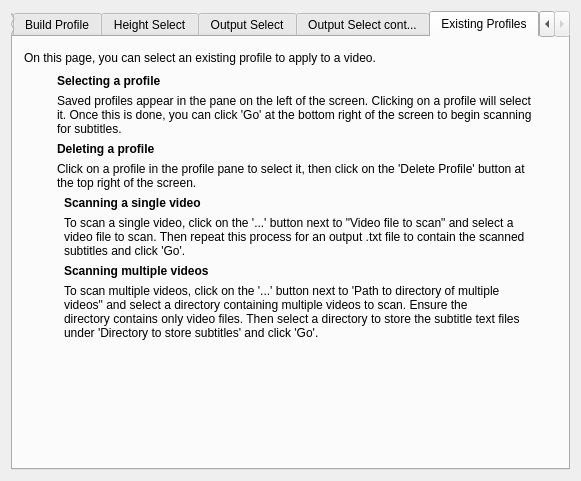
<?xml version="1.0" encoding="UTF-8"?>
<ui version="4.0">
 <class>Help</class>
 <widget class="QWidget" name="Help">
  <property name="geometry">
   <rect>
    <x>0</x>
    <y>0</y>
    <width>581</width>
    <height>481</height>
   </rect>
  </property>
  <property name="windowTitle">
   <string>Help</string>
  </property>
  <layout class="QGridLayout" name="gridLayout_3">
   <item row="0" column="0">
    <widget class="QTabWidget" name="helpMenu">
     <property name="minimumSize">
      <size>
       <width>491</width>
       <height>361</height>
      </size>
     </property>
     <property name="currentIndex">
      <number>5</number>
     </property>
     <widget class="QWidget" name="mainTab">
      <attribute name="title">
       <string>Contents</string>
      </attribute>
      <layout class="QGridLayout" name="gridLayout">
       <item row="0" column="1">
        <layout class="QVBoxLayout" name="verticalLayout_2">
         <item>
          <layout class="QHBoxLayout" name="horizontalLayout">
           <item>
            <widget class="QLabel" name="explainLabel">
             <property name="text">
              <string>Navigate between the tabs for help on using the different
features in Subscraper!</string>
             </property>
             <property name="textFormat">
              <enum>Qt::PlainText</enum>
             </property>
            </widget>
           </item>
           <item>
            <spacer name="horizontalSpacer">
             <property name="orientation">
              <enum>Qt::Horizontal</enum>
             </property>
             <property name="sizeHint" stdset="0">
              <size>
               <width>40</width>
               <height>20</height>
              </size>
             </property>
            </spacer>
           </item>
          </layout>
         </item>
         <item>
          <spacer name="verticalSpacer_4">
           <property name="orientation">
            <enum>Qt::Vertical</enum>
           </property>
           <property name="sizeHint" stdset="0">
            <size>
             <width>20</width>
             <height>0</height>
            </size>
           </property>
          </spacer>
         </item>
         <item>
          <layout class="QHBoxLayout" name="horizontalLayout_2">
           <item>
            <spacer name="horizontalSpacer_2">
             <property name="orientation">
              <enum>Qt::Horizontal</enum>
             </property>
             <property name="sizeHint" stdset="0">
              <size>
               <width>58</width>
               <height>20</height>
              </size>
             </property>
            </spacer>
           </item>
           <item>
            <layout class="QVBoxLayout" name="verticalLayout">
             <item>
              <widget class="QLabel" name="buildProfileHeader">
               <property name="font">
                <font>
                 <weight>75</weight>
                 <bold>true</bold>
                </font>
               </property>
               <property name="text">
                <string>Build Profile</string>
               </property>
              </widget>
             </item>
             <item>
              <widget class="QLabel" name="buildProfileLabel">
               <property name="text">
                <string>How to begin building a profile, adding and previewing videos,
supported video formats and cropping an image.</string>
               </property>
              </widget>
             </item>
             <item>
              <spacer name="verticalSpacer_3">
               <property name="orientation">
                <enum>Qt::Vertical</enum>
               </property>
               <property name="sizeHint" stdset="0">
                <size>
                 <width>20</width>
                 <height>18</height>
                </size>
               </property>
              </spacer>
             </item>
             <item>
              <widget class="QLabel" name="heightSelectHeader">
               <property name="font">
                <font>
                 <weight>75</weight>
                 <bold>true</bold>
                </font>
               </property>
               <property name="text">
                <string>Height Select</string>
               </property>
              </widget>
             </item>
             <item>
              <widget class="QLabel" name="heightSelectLabel">
               <property name="text">
                <string>How to detect the heights for single and double line
subtitle boxes.</string>
               </property>
              </widget>
             </item>
             <item>
              <spacer name="verticalSpacer_2">
               <property name="orientation">
                <enum>Qt::Vertical</enum>
               </property>
               <property name="sizeHint" stdset="0">
                <size>
                 <width>20</width>
                 <height>18</height>
                </size>
               </property>
              </spacer>
             </item>
             <item>
              <widget class="QLabel" name="outputSelectHeader">
               <property name="font">
                <font>
                 <weight>75</weight>
                 <bold>true</bold>
                </font>
               </property>
               <property name="text">
                <string>Output Select</string>
               </property>
              </widget>
             </item>
             <item>
              <widget class="QLabel" name="outputSelectLabel">
               <property name="text">
                <string>How to pick a file to output subtitles, save a profile
and advanced options.</string>
               </property>
              </widget>
             </item>
             <item>
              <spacer name="verticalSpacer">
               <property name="orientation">
                <enum>Qt::Vertical</enum>
               </property>
               <property name="sizeHint" stdset="0">
                <size>
                 <width>20</width>
                 <height>18</height>
                </size>
               </property>
              </spacer>
             </item>
             <item>
              <widget class="QLabel" name="existingProfilesHeader">
               <property name="font">
                <font>
                 <weight>75</weight>
                 <bold>true</bold>
                </font>
               </property>
               <property name="text">
                <string>Existing Profiles</string>
               </property>
              </widget>
             </item>
             <item>
              <widget class="QLabel" name="existingProfilesLabel">
               <property name="text">
                <string>How to use or delete existing profiles.</string>
               </property>
              </widget>
             </item>
            </layout>
           </item>
           <item>
            <spacer name="horizontalSpacer_3">
             <property name="orientation">
              <enum>Qt::Horizontal</enum>
             </property>
             <property name="sizeHint" stdset="0">
              <size>
               <width>78</width>
               <height>20</height>
              </size>
             </property>
            </spacer>
           </item>
          </layout>
         </item>
        </layout>
       </item>
       <item row="0" column="2">
        <spacer name="horizontalSpacer_9">
         <property name="orientation">
          <enum>Qt::Horizontal</enum>
         </property>
         <property name="sizeHint" stdset="0">
          <size>
           <width>63</width>
           <height>20</height>
          </size>
         </property>
        </spacer>
       </item>
       <item row="0" column="0">
        <spacer name="horizontalSpacer_8">
         <property name="orientation">
          <enum>Qt::Horizontal</enum>
         </property>
         <property name="sizeHint" stdset="0">
          <size>
           <width>13</width>
           <height>20</height>
          </size>
         </property>
        </spacer>
       </item>
       <item row="1" column="1">
        <spacer name="verticalSpacer_8">
         <property name="orientation">
          <enum>Qt::Vertical</enum>
         </property>
         <property name="sizeHint" stdset="0">
          <size>
           <width>20</width>
           <height>107</height>
          </size>
         </property>
        </spacer>
       </item>
      </layout>
     </widget>
     <widget class="QWidget" name="tab_3">
      <attribute name="title">
       <string>Build Profile</string>
      </attribute>
      <layout class="QGridLayout" name="gridLayout_4">
       <item row="0" column="0">
        <layout class="QGridLayout" name="gridLayout_2">
         <item row="0" column="0">
          <layout class="QVBoxLayout" name="verticalLayout_6">
           <item>
            <layout class="QVBoxLayout" name="verticalLayout_5">
             <item>
              <widget class="QLabel" name="label">
               <property name="text">
                <string>To find subtitles, Subscraper needs to know what area of the screen subtitles appear on. On 
this screen, you can select a video file, preview the file and select the area where subtitles 
appear to continue. If you know the area you wish to crop already (in pixels), you can input the
crop area manually. </string>
               </property>
              </widget>
             </item>
             <item>
              <layout class="QHBoxLayout" name="horizontalLayout_3">
               <item>
                <spacer name="horizontalSpacer_6">
                 <property name="orientation">
                  <enum>Qt::Horizontal</enum>
                 </property>
                 <property name="sizeHint" stdset="0">
                  <size>
                   <width>40</width>
                   <height>20</height>
                  </size>
                 </property>
                </spacer>
               </item>
               <item>
                <layout class="QVBoxLayout" name="verticalLayout_4">
                 <item>
                  <widget class="QLabel" name="label_2">
                   <property name="font">
                    <font>
                     <weight>75</weight>
                     <bold>true</bold>
                    </font>
                   </property>
                   <property name="text">
                    <string>Selecting a video</string>
                   </property>
                  </widget>
                 </item>
                 <item>
                  <widget class="QLabel" name="label_3">
                   <property name="text">
                    <string>Click the '...' button next to 'Video file to scan:' at the top of the screen, then use
the file explorer to navigate to a video and select it.

Subscraper supports .mp4 and .avi video formats.</string>
                   </property>
                  </widget>
                 </item>
                </layout>
               </item>
               <item>
                <spacer name="horizontalSpacer_4">
                 <property name="orientation">
                  <enum>Qt::Horizontal</enum>
                 </property>
                 <property name="sizeHint" stdset="0">
                  <size>
                   <width>28</width>
                   <height>20</height>
                  </size>
                 </property>
                </spacer>
               </item>
              </layout>
             </item>
             <item>
              <layout class="QHBoxLayout" name="horizontalLayout_4">
               <item>
                <spacer name="horizontalSpacer_7">
                 <property name="orientation">
                  <enum>Qt::Horizontal</enum>
                 </property>
                 <property name="sizeHint" stdset="0">
                  <size>
                   <width>40</width>
                   <height>20</height>
                  </size>
                 </property>
                </spacer>
               </item>
               <item>
                <layout class="QVBoxLayout" name="verticalLayout_3">
                 <item>
                  <widget class="QLabel" name="label_4">
                   <property name="font">
                    <font>
                     <weight>75</weight>
                     <bold>true</bold>
                    </font>
                   </property>
                   <property name="text">
                    <string>Cropping a subtitle zone</string>
                   </property>
                  </widget>
                 </item>
                 <item>
                  <widget class="QLabel" name="label_5">
                   <property name="text">
                    <string>After selecting a video, click the 'preview' at the top of the screen to preview 
the video in the viewing area. Use the '&lt;&lt;' and '&gt;&gt;' to navigate through
the video and click and drag on the screen to mark the subtitle zone. 

The marked area will stay on the screen until you click again, so you can navigate
through the video to ensure zone lines up with the subtitle boxes.</string>
                   </property>
                  </widget>
                 </item>
                 <item>
                  <widget class="QLabel" name="label_6">
                   <property name="text">
                    <string>Try to keep the marked area close to the edges of the subtitle boxes
but without cutting off the edges of the boxes.</string>
                   </property>
                  </widget>
                 </item>
                </layout>
               </item>
               <item>
                <spacer name="horizontalSpacer_5">
                 <property name="orientation">
                  <enum>Qt::Horizontal</enum>
                 </property>
                 <property name="sizeHint" stdset="0">
                  <size>
                   <width>28</width>
                   <height>20</height>
                  </size>
                 </property>
                </spacer>
               </item>
              </layout>
             </item>
            </layout>
           </item>
           <item>
            <spacer name="verticalSpacer_6">
             <property name="orientation">
              <enum>Qt::Vertical</enum>
             </property>
             <property name="sizeHint" stdset="0">
              <size>
               <width>20</width>
               <height>128</height>
              </size>
             </property>
            </spacer>
           </item>
          </layout>
         </item>
         <item row="0" column="1">
          <spacer name="horizontalSpacer_10">
           <property name="orientation">
            <enum>Qt::Horizontal</enum>
           </property>
           <property name="sizeHint" stdset="0">
            <size>
             <width>58</width>
             <height>20</height>
            </size>
           </property>
          </spacer>
         </item>
        </layout>
       </item>
      </layout>
     </widget>
     <widget class="QWidget" name="tab_2">
      <attribute name="title">
       <string>Height Select</string>
      </attribute>
      <layout class="QGridLayout" name="gridLayout_5">
       <item row="0" column="0">
        <layout class="QVBoxLayout" name="verticalLayout_9">
         <item>
          <layout class="QVBoxLayout" name="verticalLayout_8">
           <item>
            <widget class="QLabel" name="label_7">
             <property name="text">
              <string>Subscraper requires the height of single line and double line subtitle boxes in order to detect them.
On this screen, you can navigate through the video to find subtitle boxes, using the 
'Get height' buttons to get their heights, or, if you already know the height of the boxes, enter their
heights manually (in pixels).</string>
             </property>
            </widget>
           </item>
           <item>
            <layout class="QHBoxLayout" name="horizontalLayout_5">
             <item>
              <spacer name="horizontalSpacer_11">
               <property name="orientation">
                <enum>Qt::Horizontal</enum>
               </property>
               <property name="sizeHint" stdset="0">
                <size>
                 <width>48</width>
                 <height>20</height>
                </size>
               </property>
              </spacer>
             </item>
             <item>
              <layout class="QVBoxLayout" name="verticalLayout_7">
               <item>
                <widget class="QLabel" name="label_8">
                 <property name="font">
                  <font>
                   <weight>75</weight>
                   <bold>true</bold>
                  </font>
                 </property>
                 <property name="text">
                  <string>Getting heights</string>
                 </property>
                </widget>
               </item>
               <item>
                <widget class="QLabel" name="label_9">
                 <property name="text">
                  <string>Use '&lt;&lt;' and '&gt;&gt;' to navigate through the video until you find a single or double-line 
subtitle box, then clicked the corresponding 'Get height' button to get its height in pixels.
White lines will appear on the screen to mark the top and bottom of the box. If these are 
misaligned, use '&lt;&lt;' and '&gt;&gt;' to find a different frame and try again.

If you cannot get the lines to align, then try clicking 'Back' and recropping the subtitle 
area, ensuring that the cropped area is close to the edges of the subtitle boxes, but 
without covering them.</string>
                 </property>
                </widget>
               </item>
              </layout>
             </item>
             <item>
              <spacer name="horizontalSpacer_12">
               <property name="orientation">
                <enum>Qt::Horizontal</enum>
               </property>
               <property name="sizeHint" stdset="0">
                <size>
                 <width>48</width>
                 <height>20</height>
                </size>
               </property>
              </spacer>
             </item>
            </layout>
           </item>
          </layout>
         </item>
         <item>
          <spacer name="verticalSpacer_9">
           <property name="orientation">
            <enum>Qt::Vertical</enum>
           </property>
           <property name="sizeHint" stdset="0">
            <size>
             <width>20</width>
             <height>218</height>
            </size>
           </property>
          </spacer>
         </item>
        </layout>
       </item>
      </layout>
     </widget>
     <widget class="QWidget" name="tab">
      <attribute name="title">
       <string>Output Select</string>
      </attribute>
      <layout class="QGridLayout" name="gridLayout_6">
       <item row="0" column="0">
        <layout class="QVBoxLayout" name="verticalLayout_13">
         <item>
          <widget class="QLabel" name="label_10">
           <property name="text">
            <string>Subscraper requires a file to output subtitles to. You can select one by clicking the '...' button and using the
Windows file explorer. Output files must be .txt type files. You can also save the profile you have built 
and amend advanced options on this screen.</string>
           </property>
          </widget>
         </item>
         <item>
          <layout class="QHBoxLayout" name="horizontalLayout_8">
           <item>
            <spacer name="horizontalSpacer_15">
             <property name="orientation">
              <enum>Qt::Horizontal</enum>
             </property>
             <property name="sizeHint" stdset="0">
              <size>
               <width>68</width>
               <height>20</height>
              </size>
             </property>
            </spacer>
           </item>
           <item>
            <layout class="QVBoxLayout" name="verticalLayout_12">
             <item>
              <widget class="QLabel" name="label_11">
               <property name="font">
                <font>
                 <weight>75</weight>
                 <bold>true</bold>
                </font>
               </property>
               <property name="text">
                <string>Select output file</string>
               </property>
              </widget>
             </item>
             <item>
              <widget class="QLabel" name="label_12">
               <property name="text">
                <string>Click on '...' at the top of the screen, next to 'Select output file for subtitles(.txt)'.
Select a .txt file to output the subtitles to. You can use the file explorer to create a new 
file if you do not already have one.</string>
               </property>
              </widget>
             </item>
            </layout>
           </item>
           <item>
            <spacer name="horizontalSpacer_16">
             <property name="orientation">
              <enum>Qt::Horizontal</enum>
             </property>
             <property name="sizeHint" stdset="0">
              <size>
               <width>38</width>
               <height>20</height>
              </size>
             </property>
            </spacer>
           </item>
          </layout>
         </item>
        </layout>
       </item>
       <item row="1" column="0">
        <layout class="QHBoxLayout" name="horizontalLayout_7">
         <item>
          <spacer name="horizontalSpacer_14">
           <property name="orientation">
            <enum>Qt::Horizontal</enum>
           </property>
           <property name="sizeHint" stdset="0">
            <size>
             <width>68</width>
             <height>20</height>
            </size>
           </property>
          </spacer>
         </item>
         <item>
          <layout class="QVBoxLayout" name="verticalLayout_11">
           <item>
            <widget class="QLabel" name="label_13">
             <property name="font">
              <font>
               <weight>75</weight>
               <bold>true</bold>
              </font>
             </property>
             <property name="text">
              <string>Save Profile</string>
             </property>
            </widget>
           </item>
           <item>
            <widget class="QLabel" name="label_14">
             <property name="text">
              <string>To save your profile (cropped area, subtitle heights and advanced options), enter a
name for your profile in the 'Profile name' field at the top right of the screen and
click 'Save Profile'.</string>
             </property>
            </widget>
           </item>
          </layout>
         </item>
         <item>
          <spacer name="horizontalSpacer_17">
           <property name="orientation">
            <enum>Qt::Horizontal</enum>
           </property>
           <property name="sizeHint" stdset="0">
            <size>
             <width>48</width>
             <height>20</height>
            </size>
           </property>
          </spacer>
         </item>
        </layout>
       </item>
       <item row="2" column="0">
        <layout class="QVBoxLayout" name="verticalLayout_14">
         <item>
          <layout class="QHBoxLayout" name="horizontalLayout_6">
           <item>
            <spacer name="horizontalSpacer_13">
             <property name="orientation">
              <enum>Qt::Horizontal</enum>
             </property>
             <property name="sizeHint" stdset="0">
              <size>
               <width>68</width>
               <height>20</height>
              </size>
             </property>
            </spacer>
           </item>
           <item>
            <layout class="QVBoxLayout" name="verticalLayout_10">
             <item>
              <widget class="QLabel" name="label_15">
               <property name="font">
                <font>
                 <weight>75</weight>
                 <bold>true</bold>
                </font>
               </property>
               <property name="text">
                <string>Advanced options</string>
               </property>
              </widget>
             </item>
             <item>
              <widget class="QLabel" name="label_16">
               <property name="text">
                <string>Box length filter:  Subscraper identifies straight lines on frames to find subtitle boxes.
Lines longer than the value in this field (in pixels) will be ignored by the system. This 
can be useful if the subtitle zone has a news ticker or other boxes that you wish to 
exclude. Set to zero to deactivate the filter.</string>
               </property>
              </widget>
             </item>
             <item>
              <widget class="QLabel" name="label_17">
               <property name="text">
                <string>Left Sliding Window Size:  Subscraper uses a sliding window and a whitespace average
check on a binarised image of each subtitle box in an attempt to trim extra pixels 
off the left side of the image. This value represents the width of the sliding window 
in pixels. Set to zero if the left side of the cropped area is flush with the subtitle box.</string>
               </property>
              </widget>
             </item>
            </layout>
           </item>
           <item>
            <spacer name="horizontalSpacer_18">
             <property name="orientation">
              <enum>Qt::Horizontal</enum>
             </property>
             <property name="sizeHint" stdset="0">
              <size>
               <width>48</width>
               <height>20</height>
              </size>
             </property>
            </spacer>
           </item>
          </layout>
         </item>
         <item>
          <spacer name="verticalSpacer_10">
           <property name="orientation">
            <enum>Qt::Vertical</enum>
           </property>
           <property name="sizeHint" stdset="0">
            <size>
             <width>20</width>
             <height>88</height>
            </size>
           </property>
          </spacer>
         </item>
        </layout>
       </item>
      </layout>
     </widget>
     <widget class="QWidget" name="tab_4">
      <attribute name="title">
       <string>Output Select cont...</string>
      </attribute>
      <layout class="QGridLayout" name="gridLayout_7">
       <item row="0" column="0">
        <layout class="QHBoxLayout" name="horizontalLayout_11">
         <item>
          <spacer name="horizontalSpacer_21">
           <property name="orientation">
            <enum>Qt::Horizontal</enum>
           </property>
           <property name="sizeHint" stdset="0">
            <size>
             <width>17</width>
             <height>20</height>
            </size>
           </property>
          </spacer>
         </item>
         <item>
          <layout class="QHBoxLayout" name="horizontalLayout_10">
           <item>
            <layout class="QVBoxLayout" name="verticalLayout_16">
             <item>
              <layout class="QHBoxLayout" name="horizontalLayout_9">
               <item>
                <widget class="QLabel" name="label_18">
                 <property name="font">
                  <font>
                   <weight>75</weight>
                   <bold>true</bold>
                  </font>
                 </property>
                 <property name="text">
                  <string>Advanced options cont...</string>
                 </property>
                </widget>
               </item>
               <item>
                <spacer name="horizontalSpacer_19">
                 <property name="orientation">
                  <enum>Qt::Horizontal</enum>
                 </property>
                 <property name="sizeHint" stdset="0">
                  <size>
                   <width>358</width>
                   <height>20</height>
                  </size>
                 </property>
                </spacer>
               </item>
              </layout>
             </item>
             <item>
              <layout class="QVBoxLayout" name="verticalLayout_15">
               <item>
                <widget class="QLabel" name="label_19">
                 <property name="text">
                  <string>Right sliding window size:  this functions the same as the left sliding window, but for the right
side of the subtitle box. Set to zero if the cropped area is flush with the right side of the 
subtitle boxes.</string>
                 </property>
                </widget>
               </item>
               <item>
                <widget class="QLabel" name="label_20">
                 <property name="text">
                  <string>Word confidence threshold:  sets the confidence threshold (out of 100) for words output by
the OCR engine. </string>
                 </property>
                </widget>
               </item>
               <item>
                <widget class="QLabel" name="label_21">
                 <property name="text">
                  <string>Line confidence threshold:  sets the confidence threshold (out of 100) for lines output by
the OCR engine. The line confidence is the average confidence of all of the words in a line.</string>
                 </property>
                </widget>
               </item>
               <item>
                <widget class="QLabel" name="label_22">
                 <property name="text">
                  <string>Mark duplicates:  sets the threshold for marking duplicates in the text. The value is the number 
of letters that need to match across the end of one subtitle and the beginning of another to be 
marked.</string>
                 </property>
                </widget>
               </item>
               <item>
                <widget class="QLabel" name="label_23">
                 <property name="text">
                  <string>Output comparison threshold:  subscraper compares consecutive outputs against one another
and filters ones that are too similar, to prevent identical subtitle boxes from different frames
 of the video being output multiple times. This sets the threshold for filtering similar outputs. 
The value is 0.00 to 1.00, with 1.00 being identical and 0.00 being totally dissimilar.</string>
                 </property>
                </widget>
               </item>
              </layout>
             </item>
             <item>
              <spacer name="verticalSpacer_11">
               <property name="orientation">
                <enum>Qt::Vertical</enum>
               </property>
               <property name="sizeHint" stdset="0">
                <size>
                 <width>20</width>
                 <height>138</height>
                </size>
               </property>
              </spacer>
             </item>
            </layout>
           </item>
           <item>
            <spacer name="horizontalSpacer_20">
             <property name="orientation">
              <enum>Qt::Horizontal</enum>
             </property>
             <property name="sizeHint" stdset="0">
              <size>
               <width>18</width>
               <height>20</height>
              </size>
             </property>
            </spacer>
           </item>
          </layout>
         </item>
        </layout>
       </item>
      </layout>
     </widget>
     <widget class="QWidget" name="tab_5">
      <attribute name="title">
       <string>Existing Profiles</string>
      </attribute>
      <layout class="QGridLayout" name="gridLayout_8">
       <item row="0" column="0">
        <layout class="QVBoxLayout" name="verticalLayout_18">
         <item>
          <layout class="QHBoxLayout" name="horizontalLayout_23">
           <item>
            <widget class="QLabel" name="label_24">
             <property name="text">
              <string>On this page, you can select an existing profile to apply to a video.</string>
             </property>
            </widget>
           </item>
           <item>
            <spacer name="horizontalSpacer_45">
             <property name="orientation">
              <enum>Qt::Horizontal</enum>
             </property>
             <property name="sizeHint" stdset="0">
              <size>
               <width>198</width>
               <height>20</height>
              </size>
             </property>
            </spacer>
           </item>
          </layout>
         </item>
         <item>
          <layout class="QHBoxLayout" name="horizontalLayout_24">
           <item>
            <spacer name="horizontalSpacer_43">
             <property name="orientation">
              <enum>Qt::Horizontal</enum>
             </property>
             <property name="sizeHint" stdset="0">
              <size>
               <width>48</width>
               <height>20</height>
              </size>
             </property>
            </spacer>
           </item>
           <item>
            <layout class="QVBoxLayout" name="verticalLayout_33">
             <item>
              <widget class="QLabel" name="label_25">
               <property name="font">
                <font>
                 <weight>75</weight>
                 <bold>true</bold>
                </font>
               </property>
               <property name="text">
                <string>Selecting a profile</string>
               </property>
              </widget>
             </item>
             <item>
              <widget class="QLabel" name="label_26">
               <property name="text">
                <string>Saved profiles appear in the pane on the left of the screen. Clicking on a profile will select
it. Once this is done, you can click 'Go' at the bottom right of the screen to begin scanning 
for subtitles.</string>
               </property>
              </widget>
             </item>
             <item>
              <widget class="QLabel" name="label_27">
               <property name="font">
                <font>
                 <weight>75</weight>
                 <bold>true</bold>
                </font>
               </property>
               <property name="text">
                <string>Deleting a profile</string>
               </property>
              </widget>
             </item>
             <item>
              <widget class="QLabel" name="label_28">
               <property name="text">
                <string>Click on a profile in the profile pane to select it, then click on the 'Delete Profile' button at 
the top right of the screen.</string>
               </property>
              </widget>
             </item>
            </layout>
           </item>
           <item>
            <spacer name="horizontalSpacer_44">
             <property name="orientation">
              <enum>Qt::Horizontal</enum>
             </property>
             <property name="sizeHint" stdset="0">
              <size>
               <width>40</width>
               <height>20</height>
              </size>
             </property>
            </spacer>
           </item>
          </layout>
         </item>
         <item>
          <layout class="QHBoxLayout" name="horizontalLayout_12">
           <item>
            <spacer name="horizontalSpacer_46">
             <property name="orientation">
              <enum>Qt::Horizontal</enum>
             </property>
             <property name="sizeHint" stdset="0">
              <size>
               <width>48</width>
               <height>20</height>
              </size>
             </property>
            </spacer>
           </item>
           <item>
            <layout class="QVBoxLayout" name="verticalLayout_17">
             <item>
              <widget class="QLabel" name="label_29">
               <property name="font">
                <font>
                 <weight>75</weight>
                 <bold>true</bold>
                </font>
               </property>
               <property name="text">
                <string>Scanning a single video</string>
               </property>
              </widget>
             </item>
             <item>
              <widget class="QLabel" name="label_30">
               <property name="text">
                <string>To scan a single video, click on the '...' button next to &quot;Video file to scan&quot; and select a 
video file to scan. Then repeat this process for an output .txt file to contain the scanned 
subtitles and click 'Go'.</string>
               </property>
              </widget>
             </item>
             <item>
              <widget class="QLabel" name="label_32">
               <property name="font">
                <font>
                 <weight>75</weight>
                 <bold>true</bold>
                </font>
               </property>
               <property name="text">
                <string>Scanning multiple videos</string>
               </property>
              </widget>
             </item>
             <item>
              <widget class="QLabel" name="label_31">
               <property name="text">
                <string>To scan multiple videos, click on the '...' button next to 'Path to directory of multiple 
videos&quot; and select a directory containing multiple videos to scan. Ensure the
directory contains only video files. Then select a directory to store the subtitle text files
under 'Directory to store subtitles' and click 'Go'.</string>
               </property>
              </widget>
             </item>
            </layout>
           </item>
           <item>
            <spacer name="horizontalSpacer_47">
             <property name="orientation">
              <enum>Qt::Horizontal</enum>
             </property>
             <property name="sizeHint" stdset="0">
              <size>
               <width>40</width>
               <height>20</height>
              </size>
             </property>
            </spacer>
           </item>
          </layout>
         </item>
         <item>
          <spacer name="verticalSpacer_19">
           <property name="orientation">
            <enum>Qt::Vertical</enum>
           </property>
           <property name="sizeHint" stdset="0">
            <size>
             <width>17</width>
             <height>108</height>
            </size>
           </property>
          </spacer>
         </item>
        </layout>
       </item>
      </layout>
     </widget>
    </widget>
   </item>
  </layout>
 </widget>
 <layoutdefault spacing="6" margin="11"/>
 <resources/>
 <connections/>
</ui>
